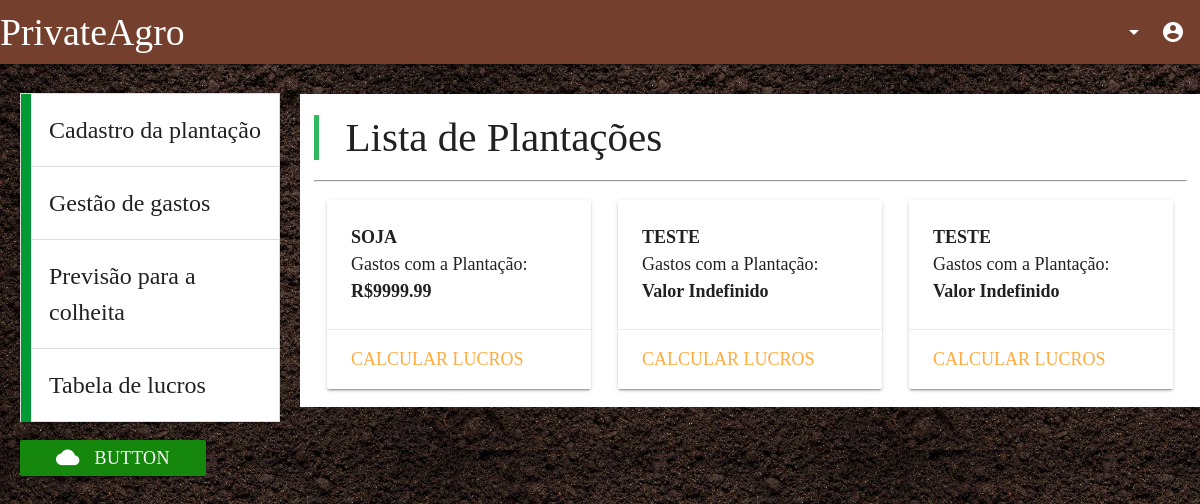
/tcc/index.php?link=10&acaoCad=recuperar (signed in), run on an earlier commit of the app's database.
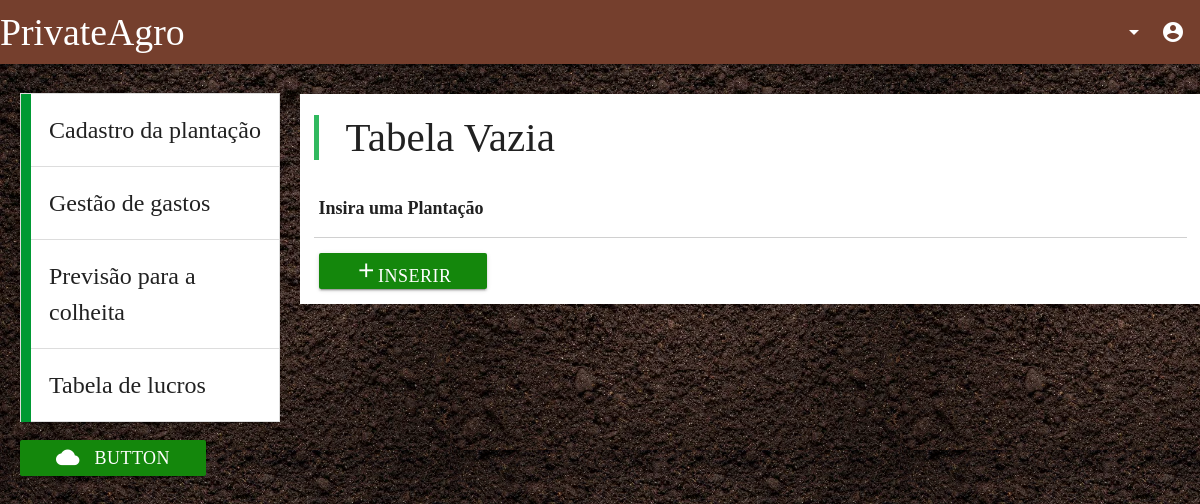
And on a later commit of the database.
### tables this page shows
CREATE TABLE `cadastro` (
  `id` int(11) NOT NULL,
  `id_users` int(11) NOT NULL,
  `nomePlanta` varchar(30) NOT NULL,
  `tipo` varchar(25) NOT NULL,
  `qtdPlantada` int(11) NOT NULL,
  `tempo` int(11) NOT NULL,
  `data_plantada` date NOT NULL DEFAULT current_timestamp(),
  `data_colheita` date DEFAULT NULL,
  `irrigacao` int(11) NOT NULL,
  `p_irrigacao` decimal(6,2) DEFAULT NULL,
  `p_tipo` decimal(6,2) DEFAULT NULL,
  `p_fertilizante` decimal(6,2) DEFAULT NULL,
  `gastos` decimal(6,2) DEFAULT NULL,
  `status` char(8) NOT NULL DEFAULT 'Plantado'
);

### controller/cadastro.controller.php (called while the page is built, shortened)
<?php
    require_once '../conexao/conexao.php';
    require_once '../service/cadastro.service.php';
    @$acaoCad = isset($_GET['acaoCad'])?$_GET['acaoCad']:$acaoCad;
    @$id = $_GET['id'];
    if ($acaoCad == "inserir")
    {
        session_start();
        $id_users = $_SESSION['id'];
        $cadastro = new Cadastro();
        $cadastro->__set('id_users',$id_users);
        $cadastro->__set('nomePlanta',$_POST['nomePlanta']);
        $cadastro->__set('tipo',$_POST['tipo']);
        $cadastro->__set('qtdPlantada',$_POST['qtdPlantada']);
        $cadastro->__set('tempo',$_POST['tempo']);
        $cadastro->__set('irrigacao',$_POST['irrigacao']);
        $conexao = new Conexao();
        $cadastroService = new CadastroService($cadastro, $conexao);
        $cadastroService->inserir();
        header("location: ../tcc/index.php");
    } elseif ($acaoCad == "recuperarPlantacao")
    {
        $cadastro = new Cadastro();
        $conexao = new Conexao();
        $cadastroService = new CadastroService($cadastro, $conexao);
        $cadastro = $cadastroService->recuperarPlantacao($id);
    } elseif ($acaoCad == "excluir")
    {
        $cadastro = new Cadastro();
        $conexao = new Conexao();
        $cadastroService = new CadastroService($cadastro, $conexao);
        $cadastroService->excluir($id);
        header("location: ../tcc/index.php?link=3&acaoCad=recuperar");
    } elseif ($acaoCad == "recuperar")
    {
        $cadastro = new Cadastro();
        $conexao = new Conexao();
        $id_users = $_SESSION['id'];
        $cadastroService = new CadastroService($cadastro, $conexao);
        $cadastro = $cadastroService->recuperar($id_users);
    } elseif ($acaoCad == "recuperarColheita")
    {
        $cadastro = new Cadastro();
        $conexao = new Conexao();
        $id_users = $_SESSION['id'];
        $cadastroService = new CadastroService($cadastro, $conexao);
        $cadastro = $cadastroService->recuperarColheita($id_users);
    }
?>

### conexao/conexao.php (called while the page is built, shortened)
<?php
	class Conexao{
		private $host = 'localhost';
		private $dbname = 'privateagro';
		private $user = 'root';
		private $senha = '';
		public function conectar(){
			try{
				$conexao = new PDO(
				"mysql:host=$this->host;dbname=$this->dbname",
				"$this->user",
				"$this->senha",
				);
				return $conexao;
			}catch(PDOException $e){
				echo $e->getMessage();
			}
		}
	}
?>

### service/cadastro.service.php (called while the page is built, shortened)
<?php
    class CadastroService {
        private $conexao;
        public function __construct(Cadastro $cadastro, Conexao $conexao)
        {
            $this->conexao = $conexao->conectar();
        }
        public function recuperar($id_users)
        {
           $query = "select * from cadastro where id_users = :id_users and status = 'Plantado' ";
           $stmt = $this->conexao->prepare($query);
           $stmt->bindValue('id_users', $id_users);
           $stmt->execute();
           return $stmt->fetchALL(PDO::FETCH_OBJ);
        }
    }
?>

### tcc/lucros.php (the view, shortened to what this page needs)
<?php
    require_once "../controller/cadastro.controller.php";
            if (!empty($cadastro)) {
              echo "<h4><blockquote>Lista de Plantações</blockquote></h4>";
              echo "<hr>";
                foreach($cadastro as $cadastro) {
                  $p = "";
                  if (empty($cadastro->gastos)) {$p = "Valor Indefinido";} else {$p = "R$".$cadastro->gastos;}
                echo '<div class="col s12 m6 l4">
                  <div class="card horizontal">
                    <div class="card-stacked">
                      <div class="card-content">
                        <p><b>'.strtoupper($cadastro->nomePlanta).'</b></p>
                        <p>Gastos com a Plantação: <b>'.$p.'</b></p>
                      </div>
                      <div class="card-action">
                        <a href="index.php">CALCULAR LUCROS</a>
                      </div>
                    </div>
                  </div>
                </div>';
                }
            } else {
              echo '<blockquote><b><h4> Tabela Vazia </h4></b></blockquote>';
              echo '
              <table class ="highlight">
                <thead>
                  <tr>
                      <th>Insira uma Plantação </th>
                  </tr>
                </thead>
                <tbody>
                  <tr>
                    <td><a class="waves-effect waves-light btn"  href="index.php?link=2"><i class="large material-icons">add</i>Inserir</a></td>
                  </tr>
                </tbody>
              </table>';
            }

### tcc/index.php (shortened to what this page needs)
<!DOCTYPE html>
  <html>
    <head>
      <link type="text/css" rel="stylesheet" href="../css/materialize.min.css"  media="screen,projection"/>
      <link rel="stylesheet" href="css/index_tcc.css">
    </head>
    <body background = "../imagem/terra.webp">
        <?php
            require_once 'navtcc.php';
        ?>
              <div class="row">
                <div class="col s12 m4 l3 barra">
                  <ul class="collapsible " data-collapsible="accordion">
                    <li class="li">
                      <div class="collapsible-header"><font size="5">Cadastro da plantação</font></div>
                    </li>
                    <li class="li">
                      <div class="collapsible-header"><font size="5">Gestão de gastos</font></div>
                    </li>
                    <li class="li">
                      <div class="collapsible-header"><font size="5">Previsão para a colheita</font></div>
                    </li>
                    <li class="li">
                      <div class="collapsible-header"><font size="5">Tabela de lucros</font></div>
                    </li>
                  </ul>
                  <div class="row">
                  <div class="botao">
                    <a class="waves-effect waves-light btn" href="index.php?link=12&acaoCad=recuperar"><i class="material-icons left">cloud</i>button</a>
                  </div>
                </div>
                </div>
                <div class="col s12 m8 l9 content">
                    <?php
                      $link = @$_GET['link'];
                      $pag[1]='principal.php';
                      $pag[2]='cadastro_form.php';
                      $pag[3]='gestao.php';
                      $pag[4]='tarifa.php';
                      $pag[5]='gestao_plantacao.php';
                      $pag[6]='tarifa_form.php';
                      $pag[7]='gestao_form.php';
                      $pag[8]='previsao.php';
                      $pag[9]='previsao_plantacao.php';
                      $pag[10]='lucros.php';
                      $pag[11]='lucros_plantacao.php';
                      $pag[12]='lista.php';
                      if(!empty($link)) {
                        if (file_exists($pag[$link])) {
                          include $pag[$link];
                        }
                      } else {
                        trim(include "principal.php");
                      }
                    ?>
                 </div>
              </div>
    </body>
</html>

### tcc/navtcc.php (shortened to what this page needs)
<nav>
  <div class="nav-wrapper">
    <a href="index.php" class="brand-logo">PrivateAgro</a>
    <ul class="right hide-on-med-and-down">
      <li><a class="dropdown-button" href="#!" data-activates="dropdown1"><i class="material-icons right">account_circle</i><i class="material-icons right">arrow_drop_down</i></a></li>
    </ul>
  </div>
</nav>

### tcc/css/index_tcc.css (style rules this page uses)
html, body { font-family: "light italic"; font-size: 18px; }
.barra { padding: 20px !important; height: 800px; margin-bottom: 50px; margin-left: 0px; }
nav { background: #753F2D; }
li.li { width: auto; background-color: #fff; border-color: #009933; border-left: solid 10px #009933; }
.content { margin-top: 30px; background-color: #fff; }
.btn { background-color: #009933; }
blockquote { border-left: 5px solid #31B95F; }
.btn { background-color: #14870c; }

### tcc/index.php (style rules this page uses)
html, body { font-family: "light italic"; font-size: 18px; }
.barra { padding: 20px !important; height: 800px; margin-bottom: 50px; margin-left: 0px; }
nav { background: #753F2D; }
li.li { width: auto; background-color: #fff; border-color: #009933; border-left: solid 10px #009933; }
.content { margin-top: 30px; background-color: #fff; }
.btn { background-color: #009933; }
blockquote { border-left: 5px solid #31B95F; }
.btn { background-color: #14870c; }

What changed in the data, as far as the page shows it:
removed cadastro: nomePlanta "SOJA", gastos "R$9999.99"
removed cadastro: nomePlanta "TESTE", p "Valor Indefinido"
removed cadastro: nomePlanta "TESTE", p "Valor Indefinido"
Also different on the page:
text no longer shown: "Lista de Plantações"
text now shown: "Tabela Vazia Insira uma Plantação INSERIR"
